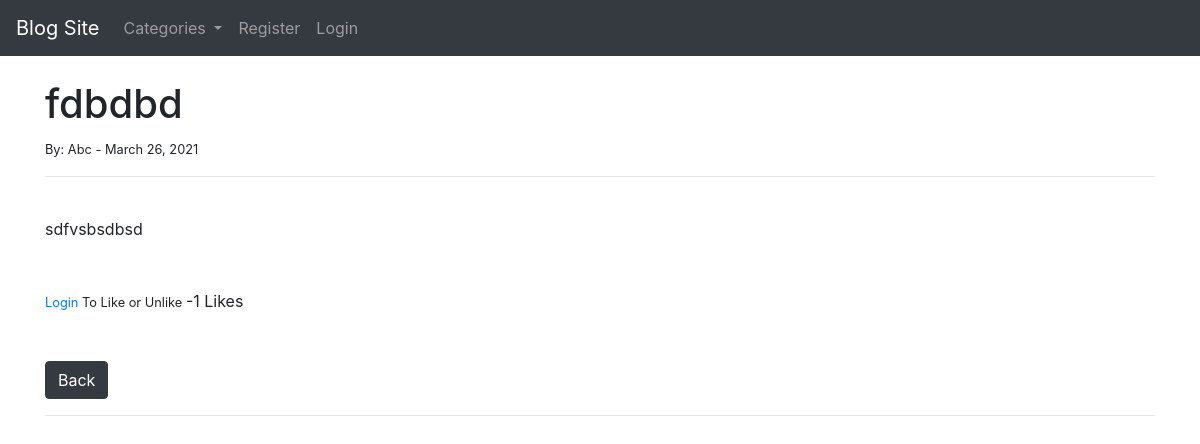
Screenshot of /article/30 with the database file from the repository.
### theblog/models.py (models this page shows, shortened)
class Post(models.Model):
  title=models.CharField(max_length=255)
  title_tag=models.CharField(max_length=255)
  category=models.CharField(max_length=255)
  likes=models.ManyToManyField(User, related_name='blog_posts')
  def total_likes(self):
    return self.likes.count()
  author=models.ForeignKey(User, on_delete=models.CASCADE)
  body=models.TextField()
  post_date=models.DateField(auto_now_add=True)

### theblog/views.py (the view)
# urls.py: path('article/<int:pk>', ArticleDetailView.as_view(), name="article-detail"),
class ArticleDetailView(DetailView):
  model=Post
  template_name='article_details.html'
  def get_context_data(self, *args, **kwargs):
    cat_menu=Category.objects.all()
    context=super(ArticleDetailView, self).get_context_data(*args, **kwargs)
    stuff=get_object_or_404(Post, id=self.kwargs['pk'])
    total_likes=stuff.total_likes()
    liked=False
    if stuff.likes.filter(id=self.request.user.id).exists():
      liked=True
    context["cat_menu"]=cat_menu
    context["total_likes"]=total_likes
    context["liked"]=liked
    return context

### theblog/models.py (called while the page is built)
  def __str__(self):
    return self.name

### theblog/templates/article_details.html (shortened to what this page needs)
{% extends 'base.html' %}
{% block content %}
<br>
<h1> {{post.title}} </h1>
<small>By: {{post.author.username}} - {{post.post_date}}
</small>
<br><hr><br>
{{post.body}}
<br><br><br>
<form action=" {% url 'like_post' post.pk %} " method="POST">
  {% if user.is_authenticated %}
    {% if liked %}
    <button type="submit" name="post_id", value="{{post.id}}", class="btn btn-danger btn-sm">Unlike</button>
    {% else %}
    <button type="submit" name="post_id", value="{{post.id}}", class="btn btn-success btn-sm">Like</button>
    {% endif %}
  {% else %}
    <small><a href=" {% url 'login' %} ">Login</a> To Like or Unlike </small>
  {% endif %}
  -{{total_likes}} Likes
</form>
<br><br>
<a href=" {% url 'home' %} " class="btn btn-dark">Back</a>
<br><hr><br>
{% endblock %}

### rows the page displays
Post: title "fdbdbd", author.username "Abc", post_date "March 26, 2021", body "sdfvsbsdbsd"

### other values shown
{{ total_likes }} "1"
